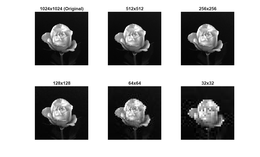
%> input picture downsampling_comparison.png, 260 x 157 px, shrunk from 1193 x 719 before the run, given in place of fourierspectrum.pgm, which was not available
$ octave assignment2.m   (GNU Octave 9; MATLAB toolbox functions it lacks are replaced by stand-ins)
%> lines starting %> are read from the running program, lines starting %| are printed output that depends on the picture; pictures that were not available may be replaced by others from this repository, and a replacement may not be noted
clear;
clc;
close all;

%% Log transformation

img = imread('fourierspectrum.pgm');
%> img is the input picture: size 157x260x3 uint8; min 0, max 255, mean 166.3

[r,c] = size(img);
%> r = 157; c = 780

c_log = 255 / log(1 + double(max(img(:))));
%> c_log = 45.99

output = zeros(r,c,'uint8');

for i = 1:r
    for j = 1:c

        pixel = double(img(i,j));

        output(i,j) = uint8(c_log * log(1 + pixel));

    end
end
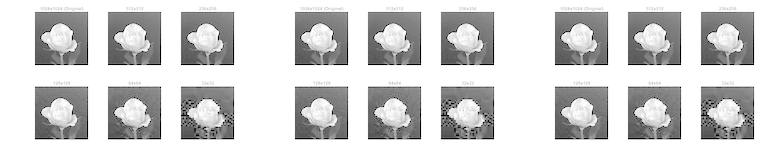
%> output: size 157x780 uint8; min 0, max 255, mean 207.9

imwrite(output,'log_output.jpg');

figure;

subplot(1,2,1);
imshow(img);
title('Original');

subplot(1,2,2);
imshow(imread('log_output.jpg'));
title('Log Transformation');

saveas(gcf,'log_comparison.png');

%% Power-law transformation (gamma = 0.1)

output = zeros(r,c,'uint8');

c_pow = 255 / (255 ^ 0.1);

for i = 1:r
    for j = 1:c

        pixel = double(img(i,j));

        output(i,j) = uint8(c_pow * (pixel ^ 0.1));

    end
end
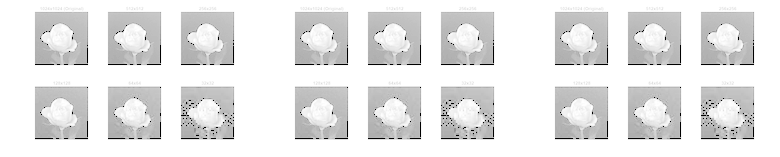
%> output: size 157x780 uint8; min 0, max 255, mean 230.3

imwrite(output,'power_gamma0.1.jpg');

%% Power-law transformation (gamma = 0.3)

output = zeros(r,c,'uint8');

c_pow = 255 / (255 ^ 0.3);

for i = 1:r
    for j = 1:c

        pixel = double(img(i,j));

        output(i,j) = uint8(c_pow * (pixel ^ 0.3));

    end
end
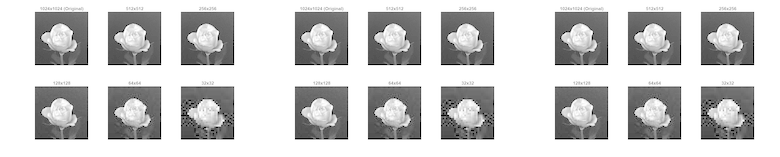
%> output: size 157x780 uint8; min 0, max 255, mean 201.6

imwrite(output,'power_gamma0.3.jpg');

%% Power-law transformation (gamma = 0.5)

output = zeros(r,c,'uint8');

c_pow = 255 / (255 ^ 0.5);

for i = 1:r
    for j = 1:c

        pixel = double(img(i,j));

        output(i,j) = uint8(c_pow * (pixel ^ 0.5));

    end
end
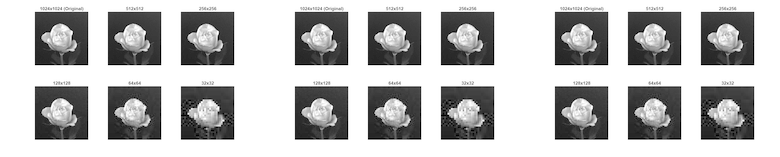
%> output: size 157x780 uint8; min 0, max 255, mean 184.9

imwrite(output,'power_gamma0.5.jpg');

figure;

subplot(1,4,1);
imshow(img);
title('Original');

subplot(1,4,2);
imshow(imread('power_gamma0.1.jpg'));
title('Power gamma=0.1');

subplot(1,4,3);
imshow(imread('power_gamma0.3.jpg'));
title('Power gamma=0.3');

subplot(1,4,4);
imshow(imread('power_gamma0.5.jpg'));
title('Power gamma=0.5');

saveas(gcf,'power_comparison.png');

%% Histogram equalization

img2 = imread('banker.jpeg');
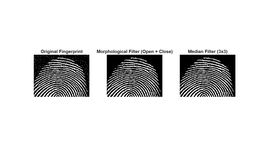
%> input picture fingerprint_comparison.png, 260 x 157 px, shrunk from 1193 x 719 before the run, given in place of banker.jpeg, which was not available
%> img2 is the input picture: size 157x260x3 uint8; min 0, max 255, mean 222.6

[r2,c2] = size(img2);
%> r2 = 157; c2 = 780

N = r2 * c2;
%> N = 122460

hist_in = zeros(1,256);

for i = 1:r2
    for j = 1:c2

        val = img2(i,j) + 1;

        hist_in(val) = hist_in(val) + 1;

    end
end
%> after the loop, hist_in = 256 values, max 97548 at index 255, min 0 at index 256, mean 478.4

cdf = zeros(1,256);
cdf(1) = hist_in(1);

for k = 2:256

    cdf(k) = cdf(k-1) + hist_in(k);

end
%> after the loop, cdf = 256 values from 3711 to 122460

cdf_min = 0;

for k = 1:256

    if cdf(k) > 0
        cdf_min = cdf(k);
        break;
    end

end
%> this loop made 1 pass
%> cdf_min on pass 1: 3711

lut = zeros(1,256,'uint8');

for v = 1:256

    lut(v) = uint8(floor(((cdf(v) - cdf_min) / (N - cdf_min)) * 255));

end
%> after the loop, lut = 256 values from 0 to 255

output2 = zeros(r2,c2,'uint8');

for i = 1:r2
    for j = 1:c2

        output2(i,j) = lut(img2(i,j) + 1);

    end
end
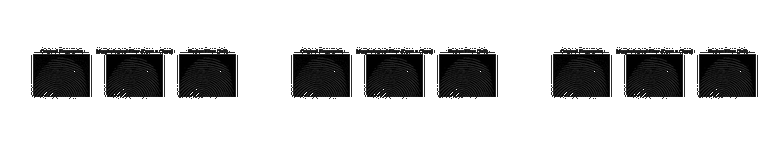
%> output2: size 157x780 uint8; min 0, max 255, mean 207

imwrite(output2,'banker_equalized.jpg');

figure;

subplot(1,2,1);
imshow(img2);
title('Original');

subplot(1,2,2);
imshow(imread('banker_equalized.jpg'));
title('Histogram Equalized');

saveas(gcf,'heq_comparison.png');
hist_out = zeros(1,256);

for i = 1:r2
    for j = 1:c2

        val = output2(i,j) + 1;

        hist_out(val) = hist_out(val) + 1;

    end
end
%> after the loop, hist_out = 256 values, max 97548 at index 255, min 0 at index 2, mean 478.4

figure;

subplot(1,2,1);
bar(0:255, hist_in, 1);
title('Input Histogram');
xlabel('Pixel Intensity');
ylabel('Count');

subplot(1,2,2);
bar(0:255, hist_out, 1);
title('Output Histogram');
xlabel('Pixel Intensity');
ylabel('Count');
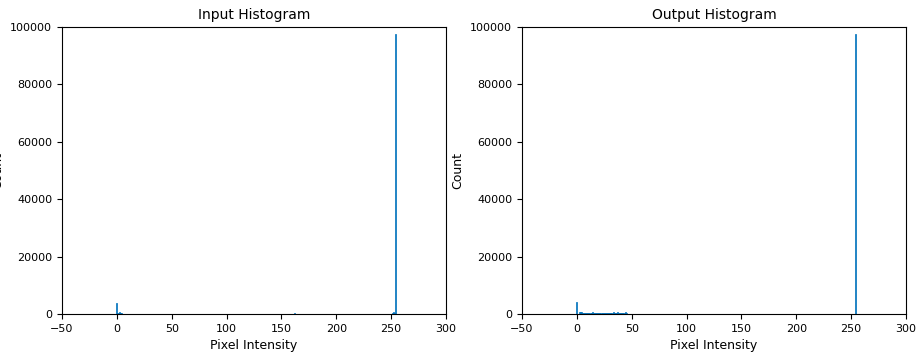
%> figure redrawn from the program's plot data, 2 panels; panel 1: tallest bar 97548 high, from x = 253.5 to 254.5; panel 2: tallest bar 97548 high, from x = 253.5 to 254.5

saveas(gcf,'histogram_comparison.png');

mean_in = 0;

for i = 1:r2
    for j = 1:c2

        mean_in = mean_in + double(img2(i,j));

    end
end
%> after the loop, mean_in = 27258069

mean_in = mean_in / N;
%> mean_in = 222.6

mean_out = 0;

for i = 1:r2
    for j = 1:c2

        mean_out = mean_out + double(output2(i,j));

    end
end
%> after the loop, mean_out = 25349478

mean_out = mean_out / N;
%> mean_out = 207

std_in = 0;

for i = 1:r2
    for j = 1:c2

        std_in = std_in + (double(img2(i,j)) - mean_in)^2;

    end
end
%> after the loop, std_in = 661719762.8

std_in = sqrt(std_in / N);
%> std_in = 73.51

std_out = 0;

for i = 1:r2
    for j = 1:c2

        std_out = std_out + (double(output2(i,j)) - mean_out)^2;

    end
end
%> after the loop, std_out = 1.11e+09

std_out = sqrt(std_out / N);
%> std_out = 95.2

fprintf('Input  - Mean: %.2f, Std: %.2f\n', mean_in, std_in);
%| Input  - Mean: 222.59, Std: 73.51
fprintf('Output - Mean: %.2f, Std: %.2f\n', mean_out, std_out);
%| Output - Mean: 207.00, Std: 95.20
